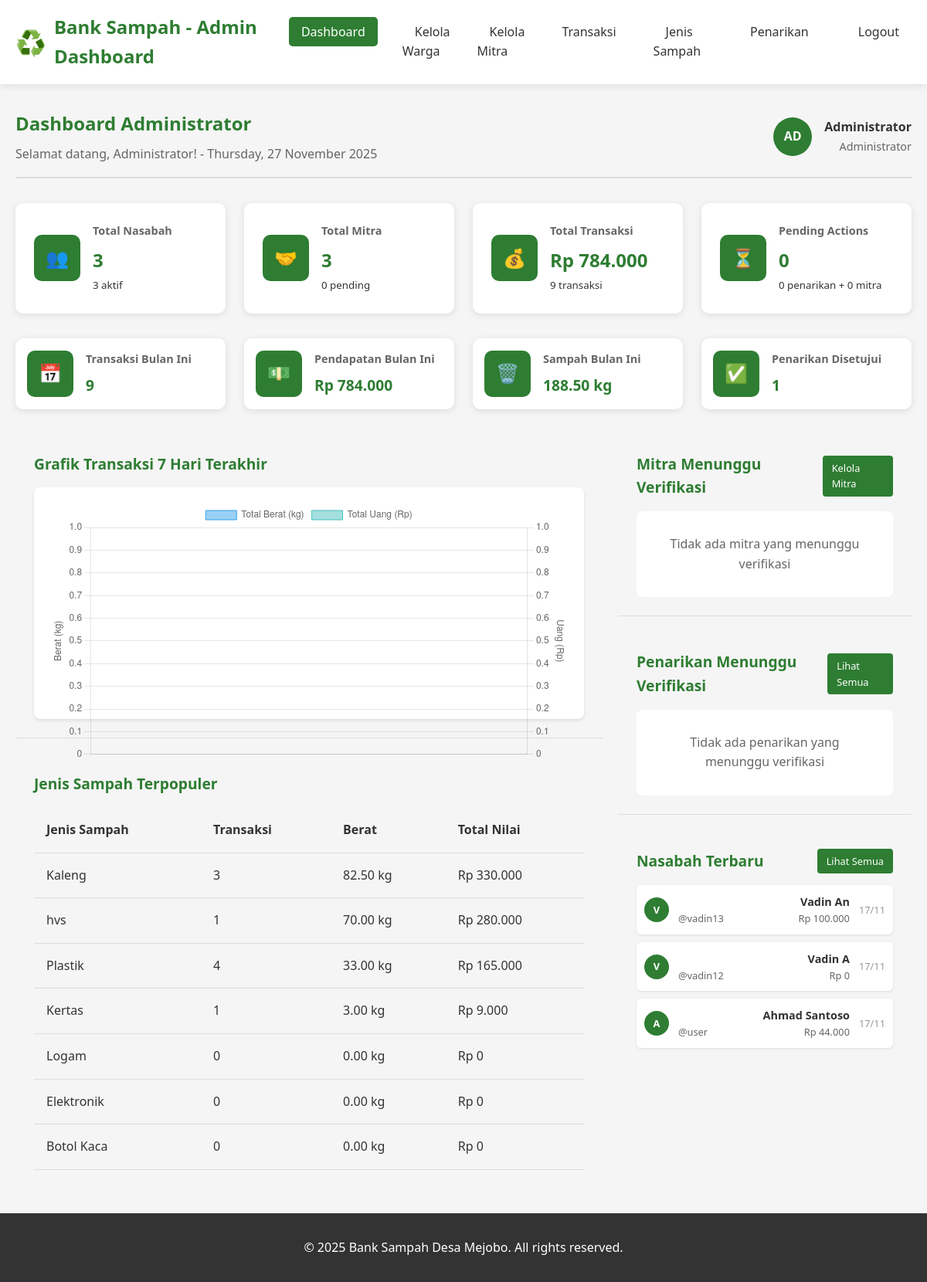
Screenshot of /dashboard-admin.php (signed in) with the database file from the repository.
### tables this page shows
CREATE TABLE `users` (
  `id` int(11) NOT NULL,
  `username` varchar(50) NOT NULL,
  `password` varchar(255) NOT NULL,
  `nama_lengkap` varchar(100) NOT NULL,
  `nik` varchar(16) NOT NULL,
  `email` varchar(100) NOT NULL,
  `telepon` varchar(15) DEFAULT NULL,
  `alamat` text DEFAULT NULL,
  `role` enum('admin','user') NOT NULL DEFAULT 'user',
  `status` enum('active','inactive') DEFAULT 'active',
  `saldo` decimal(12,2) DEFAULT 0.00,
  `verification_code` varchar(6) DEFAULT NULL,
  `is_verified` enum('yes','no') DEFAULT 'no',
  `verification_expires` datetime DEFAULT NULL,
  `created_at` timestamp NOT NULL DEFAULT current_timestamp(),
  `updated_at` timestamp NOT NULL DEFAULT current_timestamp() ON UPDATE current_timestamp()
);

### dashboard-admin.php (the view, shortened to what the rows shown need)
<?php
include 'config.php';
$stmt = $pdo->query("
    SELECT * FROM users
    WHERE role = 'user'
    ORDER BY created_at DESC
    LIMIT 5
");
$nasabah_terbaru = $stmt->fetchAll();
$stmt = $pdo->query("
    SELECT
        DATE(tanggal_transaksi) as tanggal,
        COUNT(*) as jumlah_transaksi,
        COALESCE(SUM(berat), 0) as total_berat,
        COALESCE(SUM(total_harga), 0) as total_uang
    FROM transaksi
    WHERE tanggal_transaksi >= DATE_SUB(CURDATE(), INTERVAL 7 DAY)
    GROUP BY DATE(tanggal_transaksi)
    ORDER BY tanggal ASC
");
$grafik_data = $stmt->fetchAll();
?>
<!DOCTYPE html>
<html lang="id">
<head>
    <link rel="stylesheet" href="style.css">
</head>
<body>
    <header>
        <div class="container">
            <div class="header-content">
                <div class="logo">
                    <h1>Bank Sampah - Admin Dashboard</h1>
                </div>
            </div>
        </div>
    </header>
    <main>
        <section class="dashboard">
            <div class="container">
                <div class="dashboard-header">
                    <div class="dashboard-title">
                        <h1>Dashboard Administrator</h1>
                    </div>
                </div>
                <div class="content-grid">
                    <div class="content-column">
                        <div class="content-section">
                            <div class="section-header">
                                <h2>Grafik Transaksi 7 Hari Terakhir</h2>
                            </div>
                        </div>
                        <div class="content-section">
                            <div class="section-header">
                                <h2>Jenis Sampah Terpopuler</h2>
                            </div>
                            <div class="table-container">
                                <table class="data-table">
                                    <thead>
                                        <tr>
                                            <th>Jenis Sampah</th>
                                            <th>Transaksi</th>
                                            <th>Berat</th>
                                            <th>Total Nilai</th>
                                        </tr>
                                    </thead>
                                </table>
                            </div>
                        </div>
                    </div>
                    <div class="content-column">
                        <div class="content-section">
                            <div class="section-header">
                                <h2>Mitra Menunggu Verifikasi</h2>
                            </div>
                        </div>
                        <div class="content-section">
                            <div class="section-header">
                                <h2>Penarikan Menunggu Verifikasi</h2>
                            </div>
                        </div>
                        <div class="content-section">
                            <div class="section-header">
                                <h2>Nasabah Terbaru</h2>
                            </div>
                            <div class="user-list">
                                <?php foreach ($nasabah_terbaru as $user): ?>
                                <div class="user-item">
                                    <div class="user-avatar sm">
                                        <?php echo strtoupper(substr($user['nama_lengkap'], 0, 1)); ?>
                                    </div>
                                    <div class="user-details">
                                        <div class="user-name"><?php echo htmlspecialchars($user['nama_lengkap']); ?></div>
                                        <div class="user-meta">
                                            <span class="user-username">@<?php echo htmlspecialchars($user['username']); ?></span>
                                            <span class="user-saldo"><?php echo formatRupiah($user['saldo']); ?></span>
                                        </div>
                                    </div>
                                    <div class="user-date">
                                        <?php echo date('d/m', strtotime($user['created_at'])); ?>
                                    </div>
                                </div>
                                <?php endforeach; ?>
                            </div>
                        </div>
                    </div>
                </div>
            </div>
        </section>
    </main>
    <script>
        // GRAFIK TRANSAKSI
        const ctx = document.getElementById('transaksiChart').getContext('2d');
        const transaksiChart = new Chart(ctx, {
            type: 'bar',
            data: {
                labels: [
                    <?php
                    $labels = [];
                    $data_berat = [];
                    $data_uang = [];
                    foreach ($grafik_data as $data) {
                        $labels[] = "'" . date('d M', strtotime($data['tanggal'])) . "'";
                        $data_berat[] = $data['total_berat'];
                        $data_uang[] = $data['total_uang'];
                    }
                    echo implode(', ', $labels);
                    ?>
                ],
                datasets: [
                    {
                        label: 'Total Berat (kg)',
                        data: [<?php echo implode(', ', $data_berat); ?>],
                        backgroundColor: 'rgba(54, 162, 235, 0.5)',
                        borderColor: 'rgba(54, 162, 235, 1)',
                        borderWidth: 1,
                        yAxisID: 'y'
                    },
                    {
                        label: 'Total Uang (Rp)',
                        data: [<?php echo implode(', ', $data_uang); ?>],
                        backgroundColor: 'rgba(75, 192, 192, 0.5)',
                        borderColor: 'rgba(75, 192, 192, 1)',
                        borderWidth: 1,
                        yAxisID: 'y1',
                        type: 'line'
                    }
                ]
            },
            options: {
                responsive: true,
                interaction: {
                    mode: 'index',
                    intersect: false,
                },
                scales: {
                    y: {
                        type: 'linear',
                        display: true,
                        position: 'left',
                        title: {
                            display: true,
                            text: 'Berat (kg)'
                        }
                    },
                    y1: {
                        type: 'linear',
                        display: true,
                        position: 'right',
                        title: {
                            display: true,
                            text: 'Uang (Rp)'
                        },
                        grid: {
                            drawOnChartArea: false,
                        },
                    }
                }
            }
        });
        // AUTO REFRESH SETIAP 30 DETIK UNTUK PENDING ACTIONS
        setTimeout(() => {
            window.location.reload();
        }, 30000);
    </script>
</body>
</html>

### rows the page displays
users: nama_lengkap "V", nama_lengkap "Vadin An", username "vadin13", saldo "Rp 100.000", created_at "17/11"
users: nama_lengkap "V", nama_lengkap "Vadin A", username "vadin12", saldo "Rp 0", created_at "17/11"
users: nama_lengkap "A", nama_lengkap "Ahmad Santoso", username "user", saldo "Rp 44.000", created_at "17/11"

### other values shown
$_SESSION['nama_lengkap'] "Administrator"
substr($_SESSION['nama_lengkap'], 0, 2) "AD"
$stats['total_nasabah'] "3"
$stats['user_aktif'] "3"
$stats['total_mitra'] "3"
$stats['mitra_pending'] "0"
formatRupiah($stats['total_uang']) "Rp 784.000"
$stats['total_transaksi'] "9"
$stats['penarikan_pending'] + $stats['mitra_pending'] "0"
$stats['penarikan_pending'] "0"
$stats_bulan_ini['transaksi_bulan_ini'] "9"
formatRupiah($stats_bulan_ini['uang_bulan_ini']) "Rp 784.000"
$stats_bulan_ini['sampah_bulan_ini'] "188.50"
$stats['penarikan_approved'] "1"
$jenis['nama_jenis'] "Kaleng"
